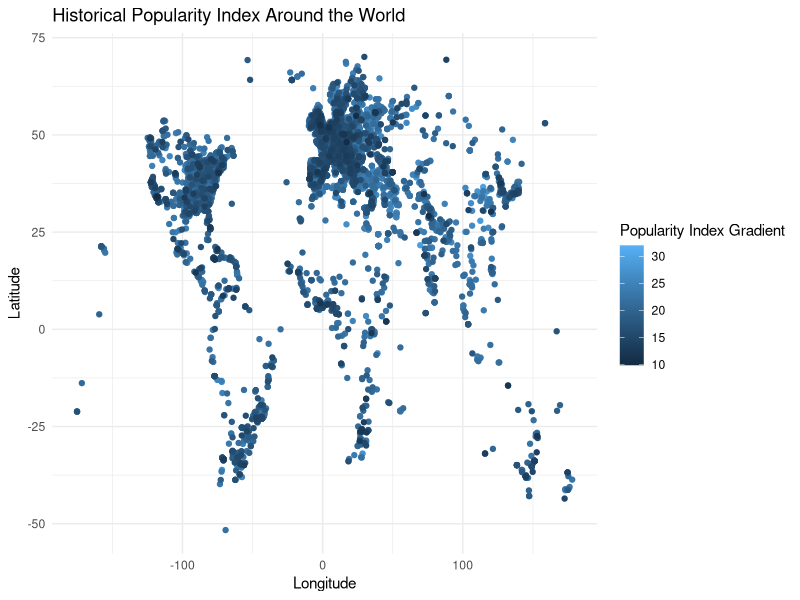
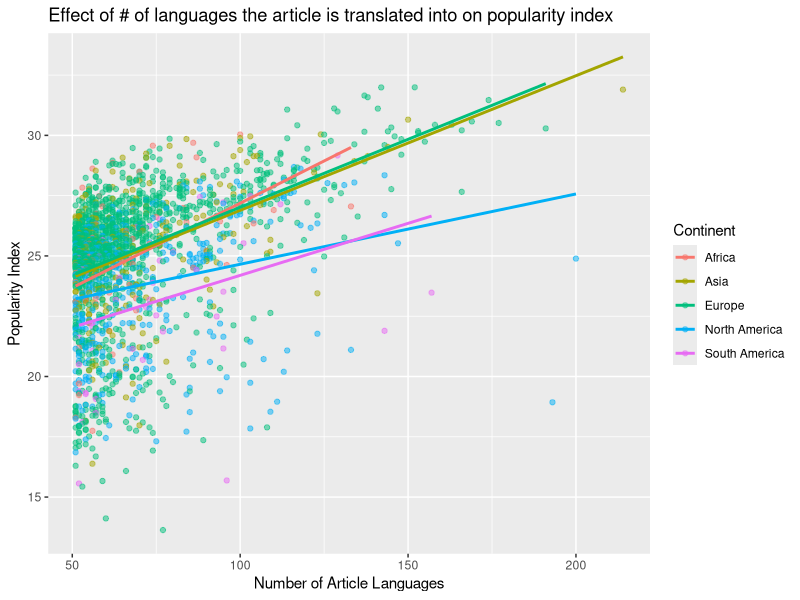
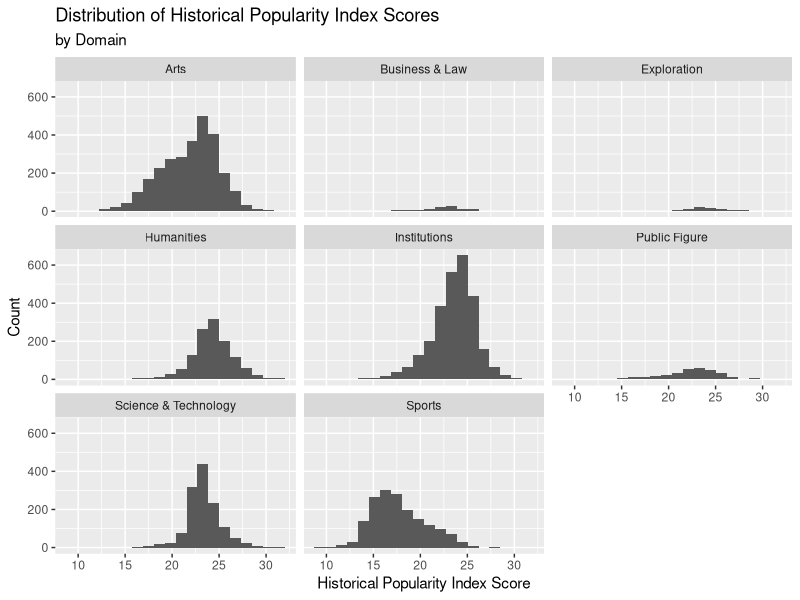

The R source for these figures, in order:
## ---- chunk 1
knitr::opts_chunk$set(echo = FALSE)
## ---- chunk 2
library(tidyverse)
library(broom)
## ---- chunk 3
panth <- read_csv("data/cdatabase.csv",
                  na = c("Unknown", "1237?", "530s"))
## ---- chunk 4
panth_mod <- na.omit(panth)

panth_mod %>%
  ncol()

panth_mod %>%
  nrow()

panth_mod <- panth_mod %>%
  mutate(
    rank = 1:nrow(panth_mod)
  )

panth_mod %>%
  select(rank, full_name, birth_year, historical_popularity_index) %>%
  head(10)
## ---- chunk 5
ggplot(panth_mod, mapping = aes(x = longitude, y = latitude, color = historical_popularity_index)) +
  geom_point() +
  theme_minimal() +
  labs(title = "Historical Popularity Index Around the World", x = "Longitude", 
       y = "Latitude", color = "Popularity Index Gradient")
## ---- chunk 6
panth_mod %>%
  count(domain) %>%
  arrange(desc(n))

panth_mod %>%
  count(continent) %>%
  arrange(desc(n))
## ---- chunk 7
domain_m <- lm(historical_popularity_index ~ domain, data = panth_mod)
tidy(domain_m) %>%
  select(term, estimate)
## ---- chunk 8
glance(domain_m)$r.squared
## ---- chunk 9
panth_mod %>%
  count(sex) %>%
  mutate(prop = n/sum(n))
## ---- chunk 10
m_pop_sex <- lm(historical_popularity_index ~ sex , data = panth_mod)
tidy(m_pop_sex) %>%
  select(term, estimate)
## ---- chunk 11
glance(m_pop_sex)$r.squared
## ---- chunk 12
panth_mod%>%
  filter(birth_year > 1920)%>%
  count(sex)%>%
  mutate(prop = n/sum(n))
## ---- chunk 13
m_pop_sex2 <- lm(historical_popularity_index ~ sex , data = panth_mod %>%
                   filter(birth_year > 1920))
tidy(m_pop_sex2) %>%
  select(term, estimate)
## ---- chunk 14
artlang_m <- lm(historical_popularity_index ~ article_languages, data = panth_mod)
tidy(artlang_m) %>%
  select(term, estimate)
## ---- chunk 15
glance(artlang_m)$r.squared
## ---- chunk 16
panth_mod %>%
  filter(article_languages > 50 & continent != "Oceania")%>%
  ggplot(mapping = aes(y = historical_popularity_index, x = article_languages,
                       color = factor(continent))) + geom_point(alpha = .5) + 
    geom_smooth(method = "lm", se = FALSE) +
    labs(x = "Number of Article Languages", y = "Popularity Index", 
    title =
      "Effect of # of languages the article is translated into on popularity index", 
    color = "Continent") 
## ---- chunk 17
panth_mod %>%
  select(full_name, historical_popularity_index, article_languages, country) %>%
  filter(article_languages > 200)
## ---- chunk 18
panth_mod %>%
  select(full_name, historical_popularity_index, article_languages, country) %>%
  filter(historical_popularity_index < 20, article_languages > 175)
## ---- chunk 19
m_full <- lm(historical_popularity_index ~ sex +
               domain +
               article_languages +
               continent +
               birth_year +
               continent * article_languages,
             data = panth_mod)
tidy(m_full) %>%
  select(term, estimate)
## ---- chunk 20
glance(m_full)$r.squared

glance(m_full)$adj.r.squared
## ---- chunk 21
selected_model <- step(m_full, direction = "backward")

tidy(selected_model) %>%
  select(term, estimate)

glance(selected_model)$AIC
glance(selected_model)$r.squared
glance(selected_model)$adj.r.squared
## ---- chunk 22
haversine <- function(long1, lat1, long2, lat2, round = 3) {
  # convert to radians
  long1 = long1 * pi / 180
  lat1  = lat1  * pi / 180
  long2 = long2 * pi / 180
  lat2  = lat2  * pi / 180
  
  R = 6371 # Earth mean radius in km
  
  a = sin((lat2 - lat1)/2)^2 + cos(lat1) * cos(lat2) * sin((long2 - long1)/2)^2
  d = R * 2 * asin(sqrt(a))
  
  return( round(d,round) ) # distance in km
}
## ---- chunk 23
panth_mod2 <- panth_mod%>%
  filter(domain == "Arts", continent == "Europe")%>%
  mutate(long.arts = longitude, lat.arts = latitude, name.arts = full_name)%>%
  head(300)%>%
  select(long.arts, lat.arts, name.arts, continent)

panth_mod3 <- panth_mod%>%
  filter(domain == "Science & Technology", continent == "Europe")%>%
  mutate(long.sci = longitude, lat.sci = latitude, name.sci = full_name)%>%
  head(300)%>%
  select(long.sci, lat.sci, name.sci, continent)

art_sci <- full_join(panth_mod2, panth_mod3, by = "continent")

art_sci <- art_sci%>%
  mutate(distance = haversine(long.arts, lat.arts, long.sci, lat.sci, round=3))
## ---- chunk 24
art_sci %>%
  select(distance,name.arts,name.sci) %>%
  arrange(distance)
## ---- chunk 25
art_sci_mindist <- art_sci %>%
  group_by(name.arts) %>%
  mutate(closest = min(distance)) 
  
art_sci_mindist%>%
  filter(closest == distance)%>%
  select(name.arts, closest, name.sci)
## ---- chunk 26
panth_mod4 <- panth_mod%>%
  filter(domain == "Humanities", continent == "Europe")%>%
  mutate(long.hum = longitude, lat.hum = latitude, name.hum = full_name)%>%
  head(300)%>%
  select(long.hum, lat.hum, name.hum, continent)

panth_mod5 <- panth_mod%>%
  filter(domain == "Arts", continent == "Europe")%>%
  mutate(long.arts = longitude, lat.arts = latitude, name.arts = full_name)%>%
  head(300)%>%
  select(long.arts, lat.arts, name.arts, continent)

hum_art <- full_join(panth_mod4, panth_mod5, by = "continent")

hum_art <- hum_art %>%
  mutate(distance = haversine(long.arts, lat.arts, long.hum, lat.hum, round=3))
## ---- chunk 27
hum_art %>%
  select(distance, name.arts, name.hum) %>%
  arrange(distance)
## ---- chunk 28
hum_art_mindist <- hum_art %>%
  group_by(name.arts) %>%
  mutate(closest = min(distance)) 
  
hum_art_mindist %>%
  filter(closest == distance)%>%
  select(name.arts, closest, name.hum)
## ---- chunk 29
panth_mod %>%
  ggplot(mapping = aes(x = historical_popularity_index)) +
  geom_histogram(bins = 20) + 
  facet_wrap(~domain) +
  labs(title = "Distribution of Historical Popularity Index Scores", y = "Count", 
       x = "Historical Popularity Index Score", subtitle = "by Domain")

panth_mod %>%
  group_by(domain)%>%
  summarise(mean = mean(historical_popularity_index), 
            median = median(historical_popularity_index), 
            sd = sd(historical_popularity_index))
